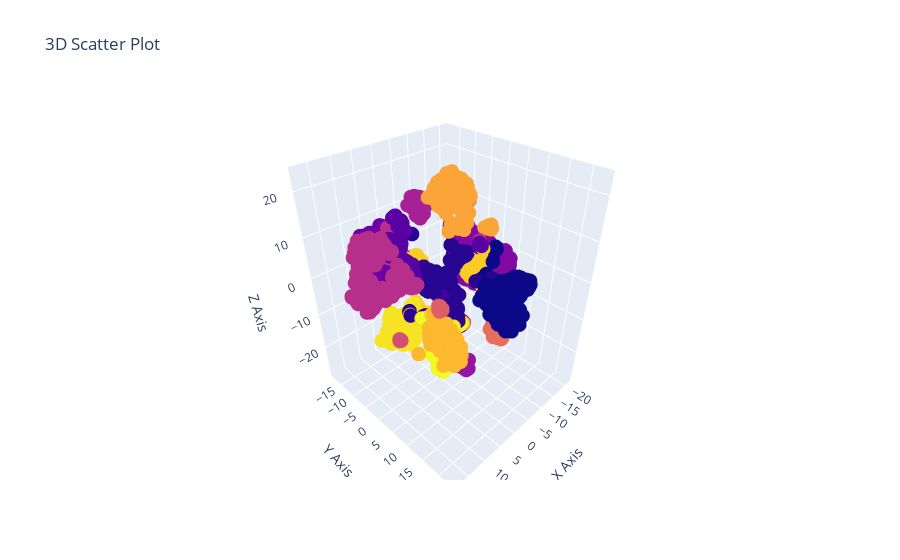

Notebook code for this chart:
### Code cell
import plotly.graph_objects as go

fig = go.Figure(data=[go.Scatter3d(
    x=x,
    y=y,
    z=z,
    mode='markers',
    marker=dict(
        color=clusters,
        size=5
    )
)])

fig.update_layout(scene=dict(
    xaxis_title='X Axis',
    yaxis_title='Y Axis',
    zaxis_title='Z Axis'),
    title="3D Scatter Plot")

### Figure 1 — Plotly figure (JSON) as saved in the notebook; plotly's stock layout.template omitted (floating-point values rounded to 4 significant figures; data arrays with more than 128 entries replaced by an {"elided": "..."} marker saying what was removed)
{"data": [{"marker": {"color": {"elided": "2823 int values"}, "size": 5}, "mode": "markers", "type": "scatter3d", "x": {"elided": "2823 float values"}, "y": {"elided": "2823 float values"}, "z": {"elided": "2823 float values"}}], "layout": {"scene": {"xaxis": {"title": {"text": "X Axis"}}, "yaxis": {"title": {"text": "Y Axis"}}, "zaxis": {"title": {"text": "Z Axis"}}}, "title": {"text": "3D Scatter Plot"}}}
